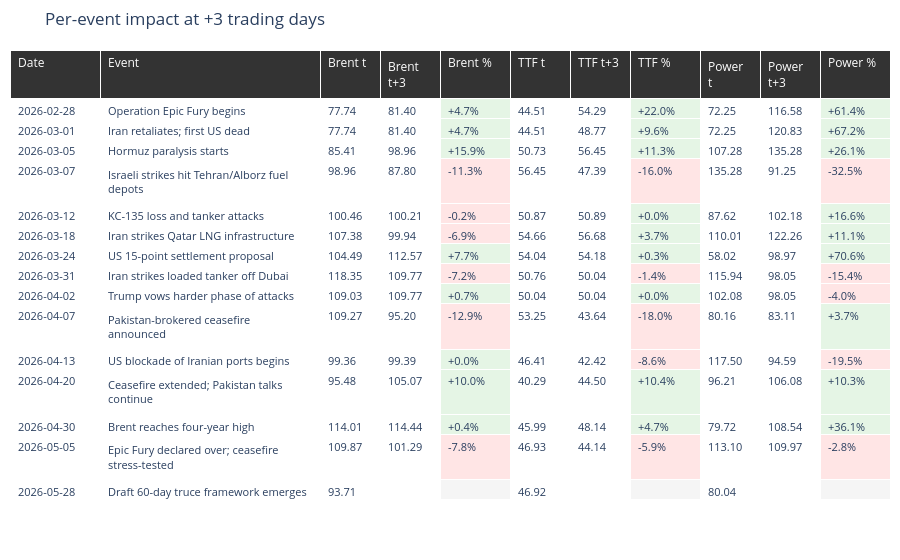

The code cell stored with this chart in its notebook:
### Markdown cell above
## Panel 3 — Per-event impact at +3 trading days

For each curated timeline event: Brent, TTF, and GB MID prices on the event day (`t`) and three trading days later (`t+3`), plus the % move. Uses nearest-trading-day lookup so weekend events still produce clean numbers. The three % columns side-by-side are the transmission test — where Brent and TTF moved together with GB power, the chain is visible; where TTF moved but Brent didn't (e.g. Qatar LNG strikes), gas-as-mechanism stands out.

### Code cell
df = impact.copy()


def _fmt_pct(x):
    if pd.isna(x):
        return ""
    return f"{x:+.1f}%"


def _fmt(x, d=2):
    if pd.isna(x):
        return ""
    return f"{x:.{d}f}"


def _pct_colour(x):
    if pd.isna(x):
        return "#f5f5f5"
    return "#ffe5e5" if x < 0 else "#e5f5e5"


brent_colours = [_pct_colour(v) for v in df["brent_pct_3d"]]
ttf_colours = [_pct_colour(v) for v in df["ttf_pct_3d"]]
power_colours = [_pct_colour(v) for v in df["power_pct_3d"]]
neutral = ["white"] * len(df)

fig = go.Figure(
    data=[
        go.Table(
            columnwidth=[90, 220, 60, 60, 70, 60, 60, 70, 60, 60, 70],
            header=dict(
                values=[
                    "Date",
                    "Event",
                    "Brent t",
                    "Brent t+3",
                    "Brent %",
                    "TTF t",
                    "TTF t+3",
                    "TTF %",
                    "Power t",
                    "Power t+3",
                    "Power %",
                ],
                fill_color="#333",
                font=dict(color="white", size=12),
                align="left",
            ),
            cells=dict(
                values=[
                    pd.to_datetime(df["event_date"]).dt.strftime("%Y-%m-%d"),
                    df["label"],
                    df["brent_t"].map(_fmt),
                    df["brent_t3"].map(_fmt),
                    df["brent_pct_3d"].map(_fmt_pct),
                    df["ttf_t"].map(_fmt),
                    df["ttf_t3"].map(_fmt),
                    df["ttf_pct_3d"].map(_fmt_pct),
                    df["power_t"].map(_fmt),
                    df["power_t3"].map(_fmt),
                    df["power_pct_3d"].map(_fmt_pct),
                ],
                fill_color=[
                    neutral,
                    neutral,
                    neutral,
                    neutral,
                    brent_colours,
                    neutral,
                    neutral,
                    ttf_colours,
                    neutral,
                    neutral,
                    power_colours,
                ],
                align="left",
                font=dict(size=11),
            ),
        )
    ]
)
fig.update_layout(
    title="Per-event impact at +3 trading days", height=560, margin=dict(t=50, l=10, r=10, b=10)
)
fig.show()

### Figure 1 — Plotly figure (JSON) as saved in the notebook; plotly's stock layout.template omitted (floating-point values rounded to 4 significant figures; data arrays with more than 128 entries replaced by an {"elided": "..."} marker saying what was removed)
{"data": [{"cells": {"align": "left", "fill": {"color": {"elided": "11x15 str values"}}, "font": {"size": 11}, "values": {"elided": "11x15 str values"}}, "columnwidth": [90, 220, 60, 60, 70, 60, 60, 70, 60, 60, 70], "header": {"align": "left", "fill": {"color": "#333"}, "font": {"color": "white", "size": 12}, "values": ["Date", "Event", "Brent t", "Brent t+3", "Brent %", "TTF t", "TTF t+3", "TTF %", "Power t", "Power t+3", "Power %"]}, "type": "table"}], "layout": {"height": 560, "margin": {"b": 10, "l": 10, "r": 10, "t": 50}, "title": {"text": "Per-event impact at +3 trading days"}}}
